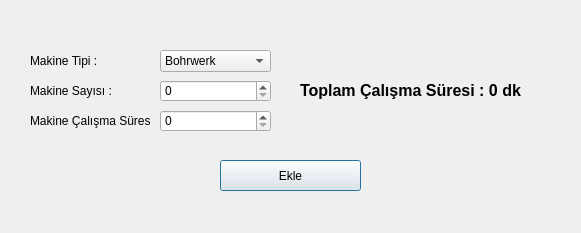
<?xml version="1.0" encoding="UTF-8"?>
<ui version="4.0">
 <class>Makine_Girdisi</class>
 <widget class="QDialog" name="Makine_Girdisi">
  <property name="geometry">
   <rect>
    <x>0</x>
    <y>0</y>
    <width>581</width>
    <height>233</height>
   </rect>
  </property>
  <property name="windowTitle">
   <string>Dialog</string>
  </property>
  <widget class="QLabel" name="label">
   <property name="geometry">
    <rect>
     <x>30</x>
     <y>80</y>
     <width>121</width>
     <height>21</height>
    </rect>
   </property>
   <property name="text">
    <string>Makine Sayısı : </string>
   </property>
  </widget>
  <widget class="QLabel" name="label_2">
   <property name="geometry">
    <rect>
     <x>30</x>
     <y>110</y>
     <width>121</width>
     <height>21</height>
    </rect>
   </property>
   <property name="text">
    <string>Makine Çalışma Süresi : </string>
   </property>
  </widget>
  <widget class="QSpinBox" name="sure_spn">
   <property name="geometry">
    <rect>
     <x>160</x>
     <y>110</y>
     <width>111</width>
     <height>22</height>
    </rect>
   </property>
   <property name="maximum">
    <number>999999</number>
   </property>
  </widget>
  <widget class="QSpinBox" name="sayi_spn">
   <property name="geometry">
    <rect>
     <x>160</x>
     <y>80</y>
     <width>111</width>
     <height>22</height>
    </rect>
   </property>
   <property name="maximum">
    <number>999999</number>
   </property>
  </widget>
  <widget class="QComboBox" name="tip_cmb">
   <property name="geometry">
    <rect>
     <x>160</x>
     <y>50</y>
     <width>111</width>
     <height>22</height>
    </rect>
   </property>
   <item>
    <property name="text">
     <string>Bohrwerk</string>
    </property>
   </item>
   <item>
    <property name="text">
     <string>Torna</string>
    </property>
   </item>
   <item>
    <property name="text">
     <string>CNC</string>
    </property>
   </item>
   <item>
    <property name="text">
     <string>Kaynak</string>
    </property>
   </item>
   <item>
    <property name="text">
     <string>Montaj</string>
    </property>
   </item>
   <item>
    <property name="text">
     <string>Elektrik Montaj</string>
    </property>
   </item>
  </widget>
  <widget class="QLabel" name="label_3">
   <property name="geometry">
    <rect>
     <x>30</x>
     <y>50</y>
     <width>121</width>
     <height>21</height>
    </rect>
   </property>
   <property name="text">
    <string>Makine Tipi : </string>
   </property>
  </widget>
  <widget class="QLabel" name="sonuc_lbl">
   <property name="geometry">
    <rect>
     <x>300</x>
     <y>50</y>
     <width>261</width>
     <height>81</height>
    </rect>
   </property>
   <property name="font">
    <font>
     <pointsize>12</pointsize>
     <bold>true</bold>
    </font>
   </property>
   <property name="text">
    <string>Toplam Çalışma Süresi : 0 dk</string>
   </property>
  </widget>
  <widget class="QPushButton" name="ekle_btn">
   <property name="geometry">
    <rect>
     <x>220</x>
     <y>160</y>
     <width>141</width>
     <height>31</height>
    </rect>
   </property>
   <property name="text">
    <string>Ekle</string>
   </property>
  </widget>
 </widget>
 <resources/>
 <connections/>
</ui>
